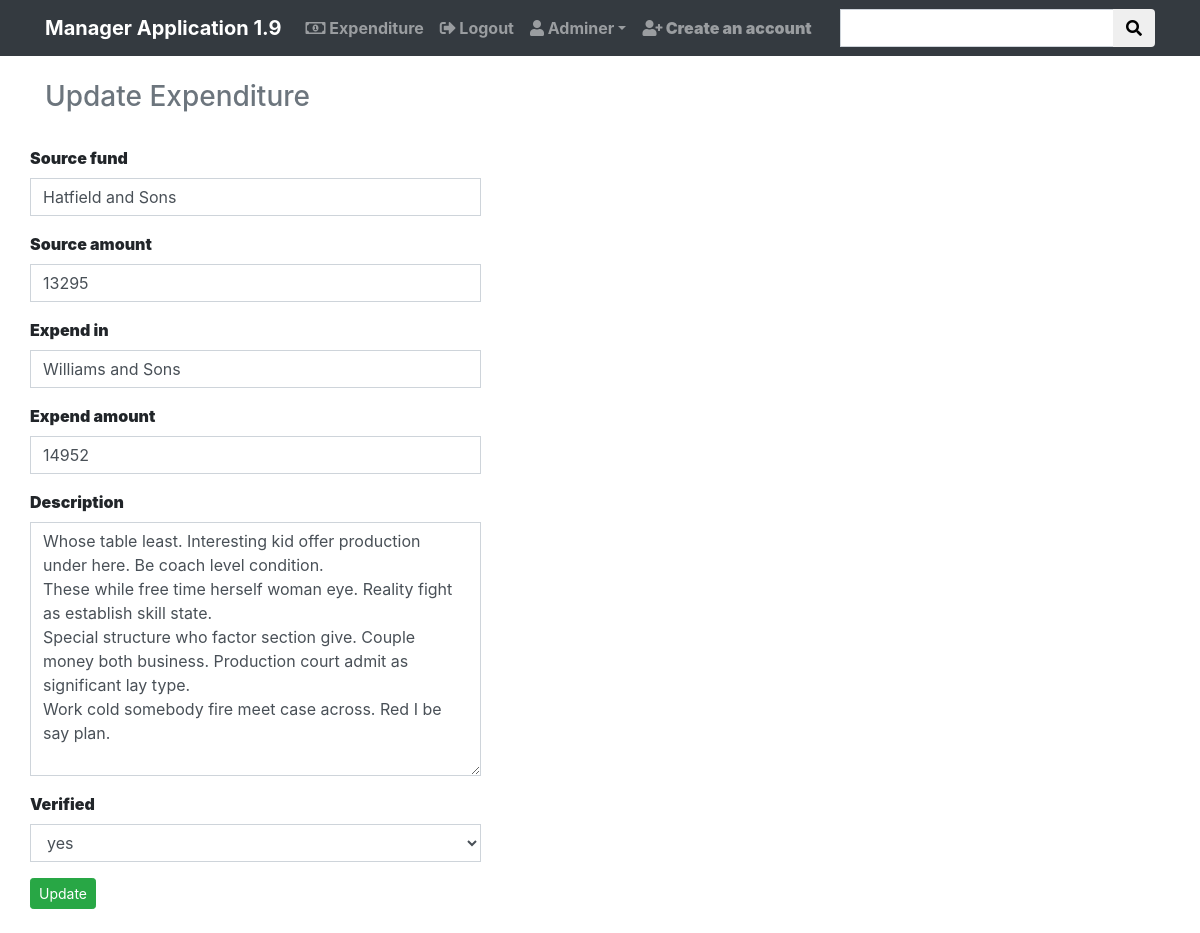
Page /expenditure//update/420/ (signed in) on the committed database.
### expend/models.py (models this page shows, shortened)
class Expend(models.Model):
    select = (
        ('yes', 'yes'),
        ('no', 'no')
    )
    by_user = models.CharField(max_length=255, blank=False, unique=False, null=True)
    added_date = models.DateTimeField(auto_now_add=True)
    updated_date = models.DateTimeField(auto_now=True)
    source_fund = models.CharField(max_length=255)
    source_amount = models.PositiveIntegerField()
    expend_in = models.CharField(max_length=255)
    expend_amount = models.PositiveIntegerField()
    description = models.TextField(blank=True)
    verified = models.CharField(choices=select, max_length=255, default='no')

### expend/views.py (the view)
# urls.py: path('/update/<int:pk>/', login_required(views.ExpendUpdateView.as_view()),
class ExpendUpdateView(UpdateView):
    model = models.Expend
    template_name = 'expend/expend_form.html'
    success_url = ''
    context_object_name = 'form'
    fields = ('source_fund', 'source_amount', 'expend_in', 'expend_amount', 'description', 'verified')

### expend/templates/expend/expend_form.html (shortened to what this page needs)
{% extends 'base.html' %}
{% block content %}
{% if request.user.is_authenticated %}
    {% if request.user.is_superuser %}
        <div class="container">
            <h3 class="text-muted">{% if form.instance.pk %}Update{% else %}Add{% endif %} Expenditure</h3><br>
            <div class="row">
                <form method="post">
                    {% include 'form.html' %}
                    <button class="btn btn-sm btn-success">{% if form.instance.pk %}Update{% else %}Add{% endif %}</button>
                </form>
            </div>
        </div>
    {% endif %}
{% endif %}
{% endblock %}

### templates/base.html (shortened to what this page needs)
<!DOCTYPE html>
{% load staticfiles %}
<html lang="en">
<head>
    <link rel="stylesheet" href="https://use.fontawesome.com/releases/v5.0.8/css/all.css">
    <link rel="stylesheet" href="https://maxcdn.bootstrapcdn.com/bootstrap/4.0.0/css/bootstrap.min.css">
</head>
<body>
    <nav class="navbar navbar-expand-sm navbar-dark bg-dark">
        <div class="container">
            <a class="navbar-brand" href="{% url 'account:home' %}"><b>Manager Application 1.9</b></a>
            <div class="collapse navbar-collapse" id="navbarNavDropdown">
                <ul class="navbar-nav mr-auto">
                    {% if request.user.is_authenticated %}
                        <li class="nav-item">
                            <b><a class="nav-link" href="{% url 'expenditure:expend' %}"><i class="far fa-money-bill-alt"></i> Expenditure</a></b>
                        </li>
                        <li class="nav-item">
                            <b><a class="nav-link" href="{% url 'account:logout' %}"><i class="fas fa-sign-out-alt"></i> Logout</a></b>
                        </li>
                        <li class="nav-item dropdown">
                            <a  class="nav-link dropdown-toggle" id="navbarDropdownMenuLink" data-toggle="dropdown" aria-haspopup="true" aria-expanded="false" href="#"><b><i class="fas fa-user"></i> {{ request.user.username|title }}<b></a>
                        </li>
                        {% if request.user.is_authenticated and request.user.is_superuser %}
                            <li class="nav-item">
                                <b><a class="nav-link" href="{% url 'account:signup' %}"><i class="fas fa-user-plus"></i> Create an account</a></b>
                            </li>
                        {% endif %}
                    {% else %}
                        <li class="nav-item">
                            <b><a class="nav-link" href="{% url 'account:login' %}">Login</a></b>
                        </li>
                    {% endif %}
                </ul>
                <form method="get" class="form-inline" action="{% url 'expenditure:search' %}">
                    <div class="input-group">
                      <input type="text" class="form-control" name="search" value="{{ query_string }}">
                      <div class="input-group-append">
                        <button class="btn" type="submit"><i class="fas fa-search"></i></button>
                      </div>
                    </div>
                </form>
            </div>
        </div>
    </nav>
{% block header %}
<br/>
{% endblock %}
{% block content %}{% endblock %}
{% block footer %}
<br/>
{% endblock %}
</body>
</html>

### templates/form.html
{% load bootstrap4 %}
{% bootstrap_form form %}

### templates/base.html (style rules this page uses)
.form-control { border-radius:0px; }

### rows in the picture
Expend: source_fund "Hatfield and Sons", source_amount "13295", expend_in "Williams and Sons", expend_amount "14952", description "Whose table least. Interesting kid offer production under here. Be coach level condition. These while free time herself woman eye. Reality fight as establish skill state. Special structure who factor section give. Couple money both business. Production court admit as significant lay type. Work cold somebody fire meet case across. Red I be say plan.", verified "yes"

### other values in the picture
{{ request.user.username|title }} "Adminer"
